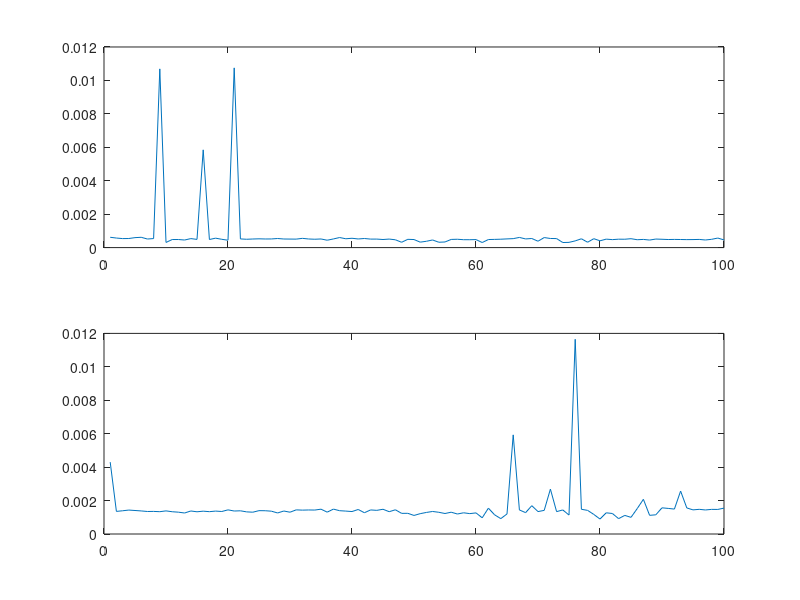

Source code (MATLAB):
% Przedmiot: Techniki Obliczeniowe 
% Kierunek studiów: Mechatronika 
% Semestr: 2
% Rok akademicki: 2019/2020
% Data (dzień-miesiąc-rok): <<18-06-2020>>
%
% Imię:             <<Dominik>>
% Nazwisko:         <<Jankowski>>
% Numer albumu ZUT: <<47291>>  

format long;

% patrz   Iterative Methods for Linear Systems

N = 100;
A = rand(N) + 100 * eye(N);
b = rand(N, 1);


for K= 1:100
    tic
    x = A \ b;
 t(K) = toc;
 subplot(2, 1, 1); 
plot(t); drawnow
end


%x = inv(A) * b;
%x = pinv(A) * b;



for L=1:100
    tic
tol = 10.^-50;
x_pcg = pcg(A,b);
t_pcg(L) = toc;
subplot(2, 1, 2); 
 plot(t_pcg); drawnow
end
